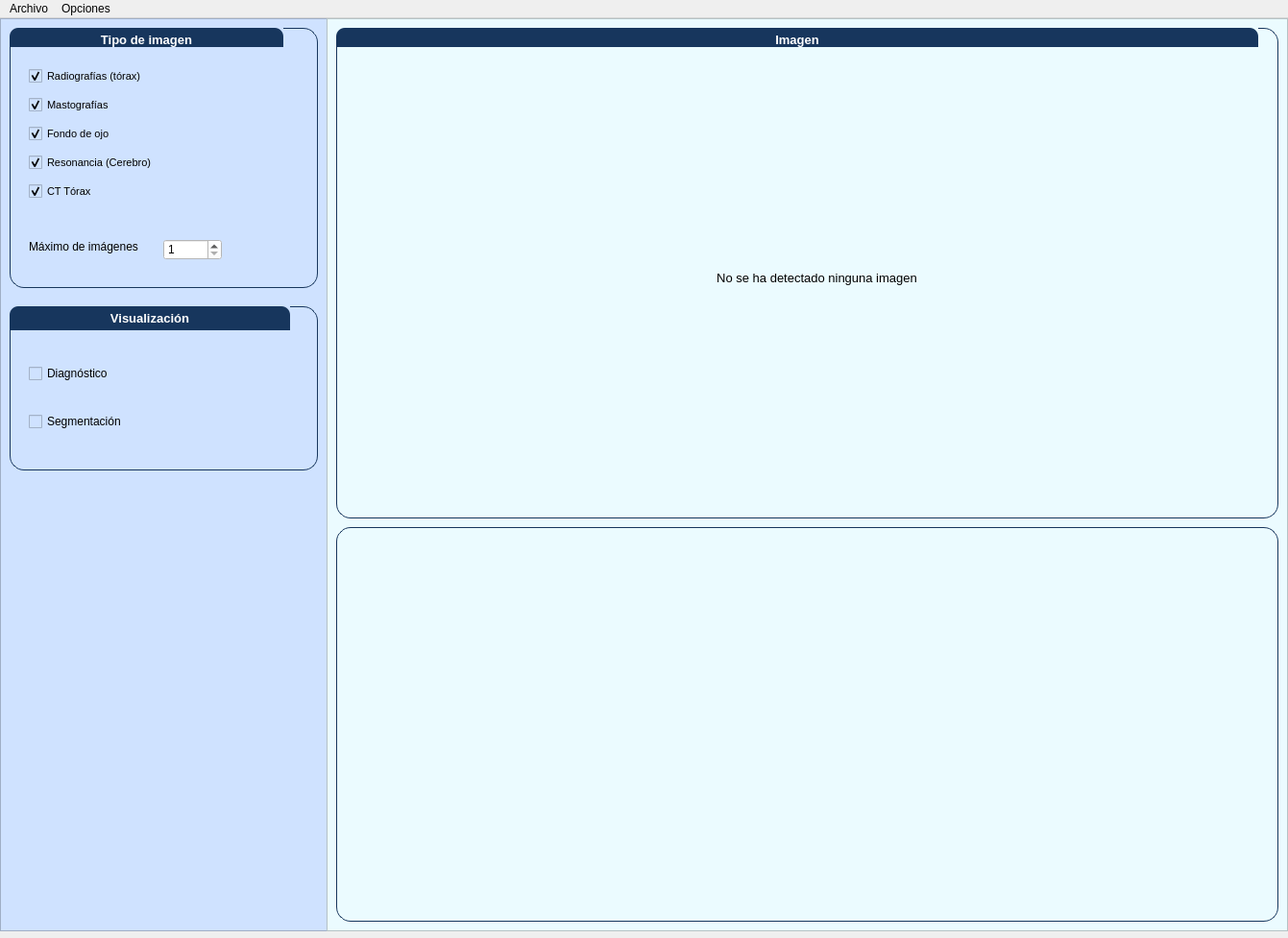
<?xml version="1.0" encoding="UTF-8"?>
<ui version="4.0">
 <class>MainWindow</class>
 <widget class="QMainWindow" name="MainWindow">
  <property name="geometry">
   <rect>
    <x>0</x>
    <y>0</y>
    <width>1341</width>
    <height>977</height>
   </rect>
  </property>
  <property name="windowTitle">
   <string>Zamná</string>
  </property>
  <widget class="QWidget" name="centralwidget">
   <widget class="QFrame" name="frame">
    <property name="geometry">
     <rect>
      <x>0</x>
      <y>0</y>
      <width>341</width>
      <height>951</height>
     </rect>
    </property>
    <property name="styleSheet">
     <string notr="true">background-color: rgb(207, 226, 255);</string>
    </property>
    <property name="frameShape">
     <enum>QFrame::StyledPanel</enum>
    </property>
    <property name="frameShadow">
     <enum>QFrame::Raised</enum>
    </property>
    <widget class="QGroupBox" name="groupBox">
     <property name="geometry">
      <rect>
       <x>10</x>
       <y>10</y>
       <width>321</width>
       <height>271</height>
      </rect>
     </property>
     <property name="font">
      <font>
       <pointsize>10</pointsize>
       <weight>75</weight>
       <bold>true</bold>
      </font>
     </property>
     <property name="toolTip">
      <string>&lt;html&gt;&lt;head/&gt;&lt;body&gt;&lt;p&gt;&lt;span style=&quot; font-size:6pt;&quot;&gt;Tipo de imágenes medicas a identificar&lt;/span&gt;&lt;/p&gt;&lt;/body&gt;&lt;/html&gt;</string>
     </property>
     <property name="styleSheet">
      <string notr="true">QGroupBox{

border: 1px solid gray;
border-color: #FF17365D;
border-radius: 15px;

}

QGroupBox::title{

border-top-left-radius: 9px;
border-top-right-radius: 9px;
padding: 5px 93 px;
background-color: #FF17365D;
color: rgb(255, 255, 255);


}</string>
     </property>
     <property name="title">
      <string>Tipo de imagen</string>
     </property>
     <widget class="QCheckBox" name="checkBox">
      <property name="geometry">
       <rect>
        <x>20</x>
        <y>40</y>
        <width>141</width>
        <height>20</height>
       </rect>
      </property>
      <property name="font">
       <font>
        <pointsize>8</pointsize>
        <weight>50</weight>
        <bold>false</bold>
       </font>
      </property>
      <property name="text">
       <string>Radiografías (tórax)</string>
      </property>
      <property name="checked">
       <bool>true</bool>
      </property>
      <property name="tristate">
       <bool>false</bool>
      </property>
     </widget>
     <widget class="QCheckBox" name="checkBox_2">
      <property name="geometry">
       <rect>
        <x>20</x>
        <y>100</y>
        <width>101</width>
        <height>20</height>
       </rect>
      </property>
      <property name="font">
       <font>
        <pointsize>8</pointsize>
        <weight>50</weight>
        <bold>false</bold>
       </font>
      </property>
      <property name="text">
       <string>Fondo de ojo</string>
      </property>
      <property name="checked">
       <bool>true</bool>
      </property>
     </widget>
     <widget class="QCheckBox" name="checkBox_3">
      <property name="geometry">
       <rect>
        <x>20</x>
        <y>70</y>
        <width>101</width>
        <height>20</height>
       </rect>
      </property>
      <property name="font">
       <font>
        <pointsize>8</pointsize>
        <weight>50</weight>
        <bold>false</bold>
       </font>
      </property>
      <property name="text">
       <string>Mastografías</string>
      </property>
      <property name="checked">
       <bool>true</bool>
      </property>
     </widget>
     <widget class="QCheckBox" name="checkBox_4">
      <property name="geometry">
       <rect>
        <x>20</x>
        <y>130</y>
        <width>151</width>
        <height>20</height>
       </rect>
      </property>
      <property name="font">
       <font>
        <pointsize>8</pointsize>
        <weight>50</weight>
        <bold>false</bold>
       </font>
      </property>
      <property name="text">
       <string>Resonancia (Cerebro)</string>
      </property>
      <property name="checked">
       <bool>true</bool>
      </property>
     </widget>
     <widget class="QCheckBox" name="checkBox_7">
      <property name="geometry">
       <rect>
        <x>20</x>
        <y>160</y>
        <width>151</width>
        <height>20</height>
       </rect>
      </property>
      <property name="font">
       <font>
        <pointsize>8</pointsize>
        <weight>50</weight>
        <bold>false</bold>
       </font>
      </property>
      <property name="text">
       <string>CT Tórax</string>
      </property>
      <property name="checked">
       <bool>true</bool>
      </property>
     </widget>
     <widget class="QSpinBox" name="spinBox">
      <property name="geometry">
       <rect>
        <x>160</x>
        <y>220</y>
        <width>61</width>
        <height>22</height>
       </rect>
      </property>
      <property name="toolTip">
       <string>&lt;html&gt;&lt;head/&gt;&lt;body&gt;&lt;p&gt;Cantidad de imágenes que pueden ser detectadas.&lt;/p&gt;&lt;/body&gt;&lt;/html&gt;</string>
      </property>
      <property name="styleSheet">
       <string notr="true">background-color: rgb(255, 255, 255);</string>
      </property>
      <property name="minimum">
       <number>1</number>
      </property>
      <property name="maximum">
       <number>5</number>
      </property>
     </widget>
     <widget class="QLabel" name="label_2">
      <property name="geometry">
       <rect>
        <x>20</x>
        <y>220</y>
        <width>131</width>
        <height>16</height>
       </rect>
      </property>
      <property name="text">
       <string>Máximo de imágenes</string>
      </property>
     </widget>
    </widget>
    <widget class="QGroupBox" name="groupBox_2">
     <property name="geometry">
      <rect>
       <x>10</x>
       <y>300</y>
       <width>321</width>
       <height>171</height>
      </rect>
     </property>
     <property name="font">
      <font>
       <pointsize>10</pointsize>
       <weight>75</weight>
       <bold>true</bold>
      </font>
     </property>
     <property name="toolTip">
      <string>&lt;html&gt;&lt;head/&gt;&lt;body&gt;&lt;p&gt;Opciones de visualización&lt;/p&gt;&lt;/body&gt;&lt;/html&gt;</string>
     </property>
     <property name="styleSheet">
      <string notr="true">QGroupBox{

border: 1px solid gray;
border-color: #FF17365D;
border-radius: 15px;

}

QGroupBox::title{

border-top-left-radius: 9px;
border-top-right-radius: 9px;
padding: 5px 103px;
background-color: #FF17365D;
color: rgb(255, 255, 255);

}</string>
     </property>
     <property name="title">
      <string>Visualización</string>
     </property>
     <widget class="QCheckBox" name="checkBox_5">
      <property name="geometry">
       <rect>
        <x>20</x>
        <y>60</y>
        <width>141</width>
        <height>20</height>
       </rect>
      </property>
      <property name="font">
       <font>
        <weight>50</weight>
        <bold>false</bold>
       </font>
      </property>
      <property name="text">
       <string>Diagnóstico</string>
      </property>
      <property name="checked">
       <bool>false</bool>
      </property>
      <property name="tristate">
       <bool>false</bool>
      </property>
     </widget>
     <widget class="QCheckBox" name="checkBox_6">
      <property name="geometry">
       <rect>
        <x>20</x>
        <y>110</y>
        <width>141</width>
        <height>20</height>
       </rect>
      </property>
      <property name="text">
       <string>Segmentación</string>
      </property>
      <property name="checked">
       <bool>false</bool>
      </property>
      <property name="tristate">
       <bool>false</bool>
      </property>
     </widget>
    </widget>
   </widget>
   <widget class="QFrame" name="frame_2">
    <property name="geometry">
     <rect>
      <x>340</x>
      <y>0</y>
      <width>1001</width>
      <height>951</height>
     </rect>
    </property>
    <property name="styleSheet">
     <string notr="true">background-color: rgb(235, 251, 255);</string>
    </property>
    <property name="frameShape">
     <enum>QFrame::StyledPanel</enum>
    </property>
    <property name="frameShadow">
     <enum>QFrame::Raised</enum>
    </property>
    <widget class="QGroupBox" name="groupBox_3">
     <property name="geometry">
      <rect>
       <x>10</x>
       <y>10</y>
       <width>981</width>
       <height>511</height>
      </rect>
     </property>
     <property name="font">
      <font>
       <pointsize>10</pointsize>
       <weight>75</weight>
       <bold>true</bold>
      </font>
     </property>
     <property name="styleSheet">
      <string notr="true">QGroupBox{

border: 1px solid gray;
border-color: #FF17365D;
border-radius: 15px;

}

QGroupBox::title{

border-top-left-radius: 9px;
border-top-right-radius: 9px;
padding: 5px 455 px;
background-color: #FF17365D;
color: rgb(255, 255, 255);


}</string>
     </property>
     <property name="title">
      <string>Imagen</string>
     </property>
     <widget class="QLabel" name="label">
      <property name="geometry">
       <rect>
        <x>230</x>
        <y>30</y>
        <width>541</width>
        <height>461</height>
       </rect>
      </property>
      <property name="font">
       <font>
        <pointsize>10</pointsize>
        <weight>50</weight>
        <bold>false</bold>
       </font>
      </property>
      <property name="toolTip">
       <string>&lt;html&gt;&lt;head/&gt;&lt;body&gt;&lt;p&gt;Imagen encontrada por el visor&lt;/p&gt;&lt;/body&gt;&lt;/html&gt;</string>
      </property>
      <property name="text">
       <string>No se ha detectado ninguna imagen</string>
      </property>
      <property name="alignment">
       <set>Qt::AlignCenter</set>
      </property>
     </widget>
    </widget>
    <widget class="QGroupBox" name="groupBox_4">
     <property name="geometry">
      <rect>
       <x>10</x>
       <y>530</y>
       <width>981</width>
       <height>411</height>
      </rect>
     </property>
     <property name="font">
      <font>
       <pointsize>10</pointsize>
       <weight>75</weight>
       <bold>true</bold>
      </font>
     </property>
     <property name="styleSheet">
      <string notr="true">QGroupBox{

border: 1px solid gray;
border-color: #FF17365D;
border-radius: 15px;

}

QGroupBox::title{

border-top-left-radius: 9px;
border-top-right-radius: 9px;
padding: 5px 455 px;
background-color: #FF17365D;
color: rgb(255, 255, 255);


}</string>
     </property>
     <property name="title">
      <string/>
     </property>
     <widget class="QWidget" name="verticalLayoutWidget">
      <property name="geometry">
       <rect>
        <x>10</x>
        <y>30</y>
        <width>961</width>
        <height>361</height>
       </rect>
      </property>
      <layout class="QVBoxLayout" name="verticalLayout"/>
     </widget>
    </widget>
   </widget>
  </widget>
  <widget class="QMenuBar" name="menubar">
   <property name="geometry">
    <rect>
     <x>0</x>
     <y>0</y>
     <width>1341</width>
     <height>26</height>
    </rect>
   </property>
   <widget class="QMenu" name="menuOpciones">
    <property name="title">
     <string>Archivo</string>
    </property>
   </widget>
   <widget class="QMenu" name="menuOpciones_2">
    <property name="title">
     <string>Opciones</string>
    </property>
    <widget class="QMenu" name="menuImagen">
     <property name="title">
      <string>Imagen...</string>
     </property>
     <addaction name="actionInvertir_imagen"/>
     <addaction name="actionColor_de_segmentaci_n_2"/>
    </widget>
    <widget class="QMenu" name="menuVisualizador">
     <property name="title">
      <string>Visualizador...</string>
     </property>
     <addaction name="actionColor_de_segmentaci_n"/>
     <addaction name="actionColor_de_detecci_n"/>
     <addaction name="actionMostrar_informaci_n_en_visualizador"/>
    </widget>
    <addaction name="menuImagen"/>
    <addaction name="menuVisualizador"/>
    <addaction name="actionHistograma"/>
   </widget>
   <addaction name="menuOpciones"/>
   <addaction name="menuOpciones_2"/>
  </widget>
  <action name="actionInvertir_imagen">
   <property name="text">
    <string>Invertir imagen</string>
   </property>
   <property name="toolTip">
    <string>Invierte la imagen mostrada en la pantalla principal</string>
   </property>
  </action>
  <action name="actionColor_de_segmentaci_n">
   <property name="text">
    <string>Color de segmentación...</string>
   </property>
  </action>
  <action name="actionColor_de_detecci_n">
   <property name="text">
    <string>Color de detección...</string>
   </property>
  </action>
  <action name="actionS">
   <property name="checkable">
    <bool>false</bool>
   </property>
   <property name="text">
    <string>Sí</string>
   </property>
  </action>
  <action name="actionNO">
   <property name="text">
    <string>No</string>
   </property>
  </action>
  <action name="actionMostrar_informaci_n_en_visualizador">
   <property name="text">
    <string>Mostrar información en visualizador</string>
   </property>
  </action>
  <action name="actionColor_de_segmentaci_n_2">
   <property name="text">
    <string>Color de segmentación...</string>
   </property>
  </action>
  <action name="actionHistograma">
   <property name="text">
    <string>Histograma</string>
   </property>
  </action>
 </widget>
 <resources/>
 <connections/>
</ui>
